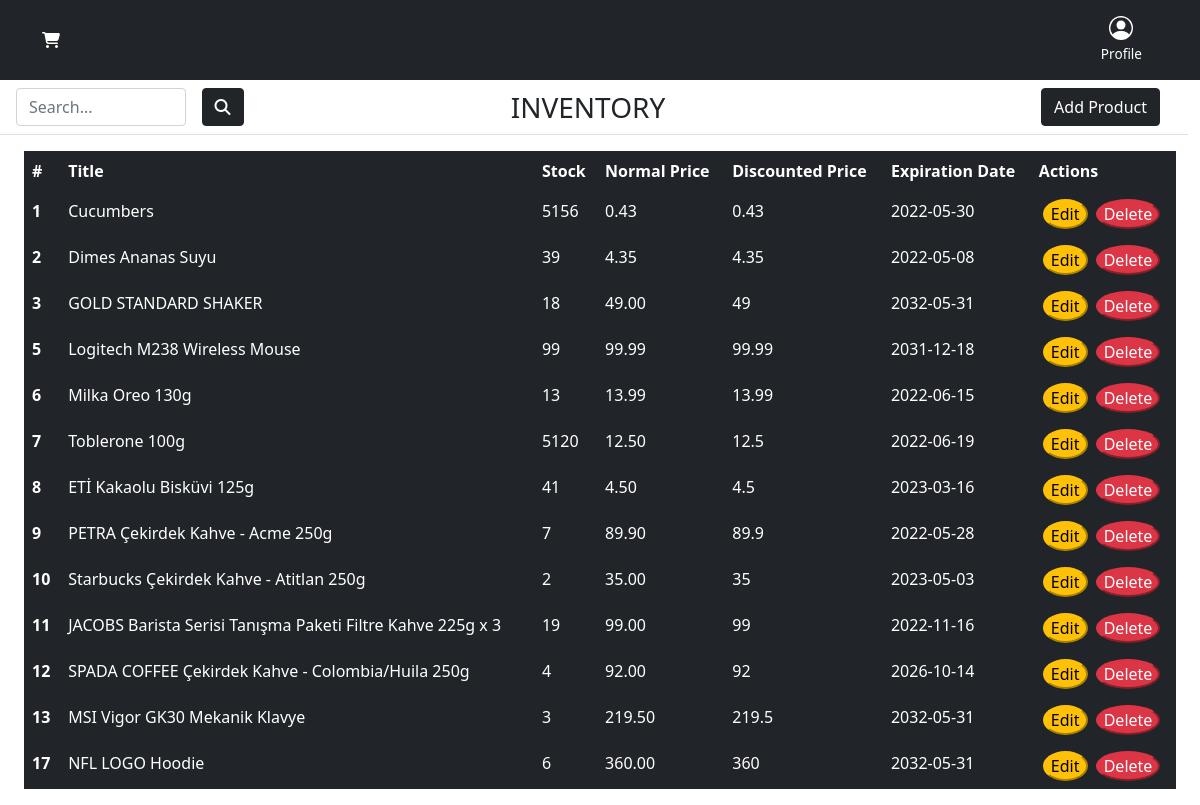
The app's page /market.php (signed in) with its own data.
### tables this page shows
CREATE TABLE `products` (
  `id` int(4) NOT NULL,
  `title` varchar(100) NOT NULL,
  `stock` int(7) NOT NULL,
  `normalPrice` decimal(5,2) NOT NULL,
  `expirationDate` date NOT NULL,
  `expirationImage` varchar(100) DEFAULT NULL,
  `productLocation` varchar(100) DEFAULT NULL
);

### db.php (called while the page is built, shortened)
<?php
    $dsn = 'mysql:host=localhost;dbname=CTIS256_PROJECT;charset=utf8mb4' ;
    $user = 'root' ;
    $pass = 'root' ;
    try {
        $db = new PDO($dsn, $user, $pass) ;
    } catch (Exception $ex) {
        echo '<p>DB Connect Error : ' . $ex->getMessage() . '</p>' ;
        exit;
    }
    function getDiscountedPrice($id) {
        global $db;
        $item = $db->query("SELECT * from products where id=$id")->fetch();
        $dayDiff = (new DateTime())->diff(new DateTime($item["expirationDate"]))->days;
        if ($dayDiff <= 50) {
            $discountedPrice = $item["normalPrice"] * 0.75;
        } else {
            $discountedPrice = $item["normalPrice"];
        }
        return round($discountedPrice, 2);
    }

### market.php (the view, shortened to what this page needs)
<?php
    require_once "db.php" ;
    try {
        $products = $db->query("SELECT * FROM products")->fetchAll(PDO::FETCH_ASSOC);
    } catch( PDOException $ex) {
         gotoErrorPage();
    }
?>
<!DOCTYPE html>
<html lang="en">
<head>
    <link href="https://cdn.jsdelivr.net/npm/bootstrap@5.1.3/dist/css/bootstrap.min.css" rel="stylesheet">
    <link rel="stylesheet" href="assets/headers.css">
</head>
<body>
    <header>
        <div class="px-3 py-2 bg-dark text-white">
        <div class="container">
            <div class="d-flex flex-wrap align-items-center justify-content-center justify-content-lg-start">
                <a href="#" class="d-flex align-items-center my-2 my-lg-0 me-lg-auto text-white text-decoration-none">
                    <div class="fas fa-shopping-cart"></div>
                </a>
                <ul class="nav col-12 col-lg-auto my-2 justify-content-center my-md-0 text-small">
                    <li>
                        <a href="profile.php" class="nav-link text-white hover">
                            <svg class="bi d-block mx-auto mb-1" width="24" height="24"><use xlink:href="#people-circle"/></svg>
                            Profile
                        </a>
                    </li>
                </ul>
            </div>
        </div>
        </div>
        <div class="container-fluid row px-3 py-2 border-bottom mb-3 d-flex flex-wrap align-items-center justify-content-center mb-2">
            <div class="col-4">
            <form method="post" class="col-8 d-flex">
                    <input type="search" class="form-control" name="searchKey" value="<?= isset($_SESSION["marketSearchKey"]) ? $_SESSION["marketSearchKey"] : "" ?>" placeholder="Search..." aria-label="Search">
                    <button type="submit" class="mx-3 btn btn-dark fas fa-search"></button>
                </form>
            </div>
                <div class="col-4 d-flex justify-content-center align-items-center">
                <h3 class="m-0">INVENTORY</h3>
            </div>
                <div class="col-4 d-flex align-items-center justify-content-end container-fluid">
                <a href="add-product.php"><button type="button" class="btn btn-dark">Add Product</button></a>
            </div>
        </div>
    </header>
    <div class="container-fluid mx-auto row">
        <table class="table table-dark table-borderless">
            <tr>
                <th scope="col">#</th>
                <th scope="col">Title</th>
                <th scope="col">Stock</th>
                <th scope="col">Normal Price</th>
                <th scope="col">Discounted Price</th>
                <th scope="col">Expiration Date</th>
                <th scope="col">Actions</th>
            </tr>
            <?php foreach($products as $product) : ?>
            <tr>
                <th><?= $product["id"] ?></th>
                <td><?= $product["title"] ?></td>
                <td><?= $product["stock"] ?></td>
                <td><?= $product["normalPrice"] ?></td>
                <td><?= getDiscountedPrice($product["id"]) ?></td>
                <td><?= $product["expirationDate"] ?></td>
                <td>
                    <a href="edit.php?id=<?= $product["id"] ?>"> <button type="button" class="btn-warning rounded-circle mx-1">Edit</button></a>
                    <a href="?delete=<?= $product["id"] ?>"> <button type="button" class="btn-danger rounded-circle">Delete</button></a>
                </td>
            </tr>
            <?php endforeach; ?>
        </table>
    </div>
</body>
</html>

### assets/headers.css (style rules this page uses)
.bi { vertical-align: -.125em; fill: currentColor; }
.text-small { font-size: 85%; }

### records on screen
products: id "1", title "Cucumbers", stock "5156", normalPrice "0.43", getDiscountedPrice($product["id"]) "0.43", expirationDate "2022-05-30"
products: id "2", title "Dimes Ananas Suyu", stock "39", normalPrice "4.35", getDiscountedPrice($product["id"]) "4.35", expirationDate "2022-05-08"
products: id "3", title "GOLD STANDARD SHAKER", stock "18", normalPrice "49.00", getDiscountedPrice($product["id"]) "49", expirationDate "2032-05-31"
products: id "5", title "Logitech M238 Wireless Mouse", stock "99", normalPrice "99.99", getDiscountedPrice($product["id"]) "99.99", expirationDate "2031-12-18"
products: id "6", title "Milka Oreo 130g", stock "13", normalPrice "13.99", getDiscountedPrice($product["id"]) "13.99", expirationDate "2022-06-15"
products: id "7", title "Toblerone 100g", stock "5120", normalPrice "12.50", getDiscountedPrice($product["id"]) "12.5", expirationDate "2022-06-19"
products: id "8", title "ETİ Kakaolu Bisküvi 125g", stock "41", normalPrice "4.50", getDiscountedPrice($product["id"]) "4.5", expirationDate "2023-03-16"
products: id "9", title "PETRA Çekirdek Kahve - Acme 250g", stock "7", normalPrice "89.90", getDiscountedPrice($product["id"]) "89.9", expirationDate "2022-05-28"
products: id "10", title "Starbucks Çekirdek Kahve - Atitlan 250g", stock "2", normalPrice "35.00", getDiscountedPrice($product["id"]) "35", expirationDate "2023-05-03"
products: id "11", title "JACOBS Barista Serisi Tanışma Paketi Filtre Kahve 225g x 3", stock "19", normalPrice "99.00", getDiscountedPrice($product["id"]) "99", expirationDate "2022-11-16"
products: id "12", title "SPADA COFFEE Çekirdek Kahve - Colombia/Huila 250g", stock "4", normalPrice "92.00", getDiscountedPrice($product["id"]) "92", expirationDate "2026-10-14"
products: id "13", title "MSI Vigor GK30 Mekanik Klavye", stock "3", normalPrice "219.50", getDiscountedPrice($product["id"]) "219.5", expirationDate "2032-05-31"
products: id "17", title "NFL LOGO Hoodie", stock "6", normalPrice "360.00", getDiscountedPrice($product["id"]) "360", expirationDate "2032-05-31"
